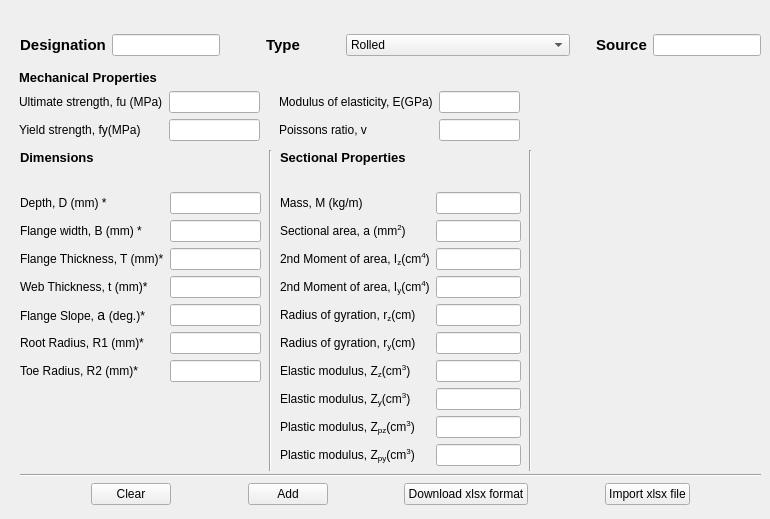
     <widget class="QWidget" name="tab_Column">
      <attribute name="title">
       <string>Column</string>
      </attribute>
      <widget class="QWidget" name="gridLayoutWidget_2">
       <property name="geometry">
        <rect>
         <x>20</x>
         <y>20</y>
         <width>741</width>
         <height>51</height>
        </rect>
       </property>
       <layout class="QGridLayout" name="gridLayout_24">
        <item row="1" column="6">
         <spacer name="horizontalSpacer_15">
          <property name="orientation">
           <enum>Qt::Horizontal</enum>
          </property>
          <property name="sizeType">
           <enum>QSizePolicy::Fixed</enum>
          </property>
          <property name="sizeHint" stdset="0">
           <size>
            <width>20</width>
            <height>20</height>
           </size>
          </property>
         </spacer>
        </item>
        <item row="1" column="0">
         <widget class="QLabel" name="label_12">
          <property name="font">
           <font>
            <pointsize>11</pointsize>
            <weight>75</weight>
            <bold>true</bold>
           </font>
          </property>
          <property name="text">
           <string>Designation</string>
          </property>
          <property name="alignment">
           <set>Qt::AlignCenter</set>
          </property>
         </widget>
        </item>
        <item row="1" column="7">
         <widget class="QLabel" name="label_14">
          <property name="font">
           <font>
            <pointsize>11</pointsize>
            <weight>75</weight>
            <bold>true</bold>
           </font>
          </property>
          <property name="text">
           <string>Source</string>
          </property>
          <property name="alignment">
           <set>Qt::AlignCenter</set>
          </property>
         </widget>
        </item>
        <item row="1" column="2">
         <spacer name="horizontalSpacer">
          <property name="orientation">
           <enum>Qt::Horizontal</enum>
          </property>
          <property name="sizeType">
           <enum>QSizePolicy::Fixed</enum>
          </property>
          <property name="sizeHint" stdset="0">
           <size>
            <width>40</width>
            <height>20</height>
           </size>
          </property>
         </spacer>
        </item>
        <item row="1" column="3">
         <widget class="QLabel" name="label_13">
          <property name="font">
           <font>
            <pointsize>11</pointsize>
            <weight>75</weight>
            <bold>true</bold>
           </font>
          </property>
          <property name="text">
           <string>Type</string>
          </property>
          <property name="alignment">
           <set>Qt::AlignJustify|Qt::AlignVCenter</set>
          </property>
         </widget>
        </item>
        <item row="1" column="8">
         <widget class="QLineEdit" name="lineEdit_Source_Column">
          <property name="sizePolicy">
           <sizepolicy hsizetype="Fixed" vsizetype="Fixed">
            <horstretch>0</horstretch>
            <verstretch>0</verstretch>
           </sizepolicy>
          </property>
         </widget>
        </item>
        <item row="1" column="1">
         <widget class="QLineEdit" name="lineEdit_Designation_Column">
          <property name="sizePolicy">
           <sizepolicy hsizetype="Fixed" vsizetype="Fixed">
            <horstretch>0</horstretch>
            <verstretch>0</verstretch>
           </sizepolicy>
          </property>
         </widget>
        </item>
        <item row="1" column="5">
         <widget class="QComboBox" name="comboBox_Column">
          <property name="sizePolicy">
           <sizepolicy hsizetype="MinimumExpanding" vsizetype="Fixed">
            <horstretch>0</horstretch>
            <verstretch>0</verstretch>
           </sizepolicy>
          </property>
          <property name="inputMethodHints">
           <set>Qt::ImhNone</set>
          </property>
          <property name="editable">
           <bool>false</bool>
          </property>
          <property name="currentIndex">
           <number>0</number>
          </property>
          <property name="Rolled" stdset="0">
           <bool>false</bool>
          </property>
          <item>
           <property name="text">
            <string>Rolled</string>
           </property>
          </item>
          <item>
           <property name="text">
            <string>Welded</string>
           </property>
          </item>
         </widget>
        </item>
        <item row="1" column="4">
         <spacer name="horizontalSpacer_16">
          <property name="orientation">
           <enum>Qt::Horizontal</enum>
          </property>
          <property name="sizeType">
           <enum>QSizePolicy::Maximum</enum>
          </property>
          <property name="sizeHint" stdset="0">
           <size>
            <width>40</width>
            <height>20</height>
           </size>
          </property>
         </spacer>
        </item>
       </layout>
      </widget>
      <widget class="QWidget" name="formLayoutWidget">
       <property name="geometry">
        <rect>
         <x>20</x>
         <y>150</y>
         <width>241</width>
         <height>329</height>
        </rect>
       </property>
       <layout class="QFormLayout" name="formLayout">
        <item row="0" column="0" colspan="2">
         <widget class="QLabel" name="label_20">
          <property name="font">
           <font>
            <pointsize>10</pointsize>
            <weight>75</weight>
            <bold>true</bold>
           </font>
          </property>
          <property name="text">
           <string>Dimensions</string>
          </property>
         </widget>
        </item>
        <item row="1" column="1">
         <spacer name="verticalSpacer_14">
          <property name="orientation">
           <enum>Qt::Vertical</enum>
          </property>
          <property name="sizeType">
           <enum>QSizePolicy::Fixed</enum>
          </property>
          <property name="sizeHint" stdset="0">
           <size>
            <width>20</width>
            <height>15</height>
           </size>
          </property>
         </spacer>
        </item>
        <item row="2" column="0">
         <widget class="QLabel" name="label_23">
          <property name="font">
           <font>
            <pointsize>9</pointsize>
           </font>
          </property>
          <property name="text">
           <string>Depth, D (mm) *</string>
          </property>
         </widget>
        </item>
        <item row="3" column="0">
         <widget class="QLabel" name="label_24">
          <property name="font">
           <font>
            <pointsize>9</pointsize>
           </font>
          </property>
          <property name="text">
           <string>Flange width, B (mm) *</string>
          </property>
         </widget>
        </item>
        <item row="4" column="0">
         <widget class="QLabel" name="label_25">
          <property name="font">
           <font>
            <pointsize>9</pointsize>
           </font>
          </property>
          <property name="text">
           <string>Flange Thickness, T (mm)*</string>
          </property>
         </widget>
        </item>
        <item row="5" column="0">
         <widget class="QLabel" name="label_26">
          <property name="font">
           <font>
            <pointsize>9</pointsize>
           </font>
          </property>
          <property name="text">
           <string>Web Thickness, t (mm)*</string>
          </property>
         </widget>
        </item>
        <item row="7" column="0">
         <widget class="QLabel" name="label_29">
          <property name="font">
           <font>
            <pointsize>9</pointsize>
           </font>
          </property>
          <property name="text">
           <string>Root Radius, R1 (mm)*</string>
          </property>
         </widget>
        </item>
        <item row="8" column="0">
         <widget class="QLabel" name="label_30">
          <property name="font">
           <font>
            <pointsize>9</pointsize>
           </font>
          </property>
          <property name="text">
           <string>Toe Radius, R2 (mm)*</string>
          </property>
         </widget>
        </item>
        <item row="2" column="1">
         <widget class="QLineEdit" name="lineEdit_Depth_Column"/>
        </item>
        <item row="3" column="1">
         <widget class="QLineEdit" name="lineEdit_FlangeWidth_Column"/>
        </item>
        <item row="4" column="1">
         <widget class="QLineEdit" name="lineEdit_FlangeThickness_Column"/>
        </item>
        <item row="5" column="1">
         <widget class="QLineEdit" name="lineEdit_WebThickness_Column"/>
        </item>
        <item row="6" column="1">
         <widget class="QLineEdit" name="lineEdit_FlangeSlope_Column"/>
        </item>
        <item row="7" column="1">
         <widget class="QLineEdit" name="lineEdit_RootRadius_Column"/>
        </item>
        <item row="8" column="1">
         <widget class="QLineEdit" name="lineEdit_ToeRadius_Column"/>
        </item>
        <item row="6" column="0">
         <widget class="QLabel" name="label_79">
          <property name="font">
           <font>
            <pointsize>9</pointsize>
           </font>
          </property>
          <property name="text">
           <string>&lt;html&gt;&lt;head/&gt;&lt;body&gt;&lt;p&gt;Flange Slope, &lt;span style=&quot; font-family:'Symbol'; font-size:large;&quot;&gt;a &lt;/span&gt;(deg.)*&lt;/p&gt;&lt;/body&gt;&lt;/html&gt;</string>
          </property>
         </widget>
        </item>
       </layout>
      </widget>
      <widget class="QWidget" name="horizontalLayoutWidget_5">
       <property name="geometry">
        <rect>
         <x>20</x>
         <y>479</y>
         <width>741</width>
         <height>31</height>
        </rect>
       </property>
       <layout class="QHBoxLayout" name="horizontalLayout_5">
        <item>
         <spacer name="horizontalSpacer_12">
          <property name="orientation">
           <enum>Qt::Horizontal</enum>
          </property>
          <property name="sizeHint" stdset="0">
           <size>
            <width>40</width>
            <height>20</height>
           </size>
          </property>
         </spacer>
        </item>
        <item>
         <widget class="QPushButton" name="pushButton_Clear_Column">
          <property name="text">
           <string>Clear</string>
          </property>
         </widget>
        </item>
        <item>
         <spacer name="horizontalSpacer_19">
          <property name="orientation">
           <enum>Qt::Horizontal</enum>
          </property>
          <property name="sizeHint" stdset="0">
           <size>
            <width>40</width>
            <height>20</height>
           </size>
          </property>
         </spacer>
        </item>
        <item>
         <widget class="QPushButton" name="pushButton_Add_Column">
          <property name="text">
           <string>Add</string>
          </property>
         </widget>
        </item>
        <item>
         <spacer name="horizontalSpacer_18">
          <property name="orientation">
           <enum>Qt::Horizontal</enum>
          </property>
          <property name="sizeHint" stdset="0">
           <size>
            <width>40</width>
            <height>20</height>
           </size>
          </property>
         </spacer>
        </item>
        <item>
         <widget class="QPushButton" name="pushButton_Download_Column">
          <property name="text">
           <string>Download xlsx format</string>
          </property>
         </widget>
        </item>
        <item>
         <spacer name="horizontalSpacer_20">
          <property name="orientation">
           <enum>Qt::Horizontal</enum>
          </property>
          <property name="sizeHint" stdset="0">
           <size>
            <width>40</width>
            <height>20</height>
           </size>
          </property>
         </spacer>
        </item>
        <item>
         <widget class="QPushButton" name="pushButton_Import_Column">
          <property name="text">
           <string>Import xlsx file</string>
          </property>
         </widget>
        </item>
        <item>
         <spacer name="horizontalSpacer_11">
          <property name="orientation">
           <enum>Qt::Horizontal</enum>
          </property>
          <property name="sizeHint" stdset="0">
           <size>
            <width>40</width>
            <height>20</height>
           </size>
          </property>
         </spacer>
        </item>
       </layout>
      </widget>
      <widget class="Line" name="line_9">
       <property name="geometry">
        <rect>
         <x>20</x>
         <y>460</y>
         <width>741</width>
         <height>31</height>
        </rect>
       </property>
       <property name="orientation">
        <enum>Qt::Horizontal</enum>
       </property>
      </widget>
      <widget class="QWidget" name="formLayoutWidget_2">
       <property name="geometry">
        <rect>
         <x>280</x>
         <y>150</y>
         <width>241</width>
         <height>321</height>
        </rect>
       </property>
       <layout class="QFormLayout" name="formLayout_2">
        <item row="0" column="0" colspan="2">
         <widget class="QLabel" name="label_21">
          <property name="font">
           <font>
            <pointsize>10</pointsize>
            <weight>75</weight>
            <bold>true</bold>
           </font>
          </property>
          <property name="text">
           <string>Sectional Properties</string>
          </property>
         </widget>
        </item>
        <item row="1" column="1">
         <spacer name="verticalSpacer_15">
          <property name="orientation">
           <enum>Qt::Vertical</enum>
          </property>
          <property name="sizeType">
           <enum>QSizePolicy::Fixed</enum>
          </property>
          <property name="sizeHint" stdset="0">
           <size>
            <width>20</width>
            <height>15</height>
           </size>
          </property>
         </spacer>
        </item>
        <item row="2" column="0">
         <widget class="QLabel" name="label_32">
          <property name="font">
           <font>
            <pointsize>9</pointsize>
           </font>
          </property>
          <property name="text">
           <string>Mass, M (kg/m)</string>
          </property>
         </widget>
        </item>
        <item row="3" column="0">
         <widget class="QLabel" name="label_31">
          <property name="font">
           <font>
            <pointsize>9</pointsize>
           </font>
          </property>
          <property name="text">
           <string>&lt;html&gt;&lt;head/&gt;&lt;body&gt;&lt;p&gt;Sectional area, a (mm&lt;span style=&quot; vertical-align:super;&quot;&gt;2&lt;/span&gt;)&lt;/p&gt;&lt;/body&gt;&lt;/html&gt;</string>
          </property>
         </widget>
        </item>
        <item row="4" column="0">
         <widget class="QLabel" name="label_33">
          <property name="font">
           <font>
            <pointsize>9</pointsize>
           </font>
          </property>
          <property name="text">
           <string>&lt;html&gt;&lt;head/&gt;&lt;body&gt;&lt;p&gt;2nd Moment of area, I&lt;span style=&quot; vertical-align:sub;&quot;&gt;z&lt;/span&gt;(cm&lt;span style=&quot; vertical-align:super;&quot;&gt;4&lt;/span&gt;)&lt;/p&gt;&lt;/body&gt;&lt;/html&gt;</string>
          </property>
         </widget>
        </item>
        <item row="5" column="0">
         <widget class="QLabel" name="label_34">
          <property name="text">
           <string>&lt;html&gt;&lt;head/&gt;&lt;body&gt;&lt;p&gt;&lt;span style=&quot; font-size:9pt;&quot;&gt;2nd Moment of area, I&lt;/span&gt;&lt;span style=&quot; font-size:9pt; vertical-align:sub;&quot;&gt;y&lt;/span&gt;&lt;span style=&quot; font-size:9pt;&quot;&gt;(cm&lt;/span&gt;&lt;span style=&quot; font-size:9pt; vertical-align:super;&quot;&gt;4&lt;/span&gt;&lt;span style=&quot; font-size:9pt;&quot;&gt;)&lt;/span&gt;&lt;/p&gt;&lt;/body&gt;&lt;/html&gt;</string>
          </property>
         </widget>
        </item>
        <item row="6" column="0">
         <widget class="QLabel" name="label_35">
          <property name="text">
           <string>&lt;html&gt;&lt;head/&gt;&lt;body&gt;&lt;p&gt;&lt;span style=&quot; font-size:9pt;&quot;&gt;Radius of gyration, r&lt;/span&gt;&lt;span style=&quot; font-size:9pt; vertical-align:sub;&quot;&gt;z&lt;/span&gt;&lt;span style=&quot; font-size:9pt;&quot;&gt;(cm)&lt;/span&gt;&lt;/p&gt;&lt;/body&gt;&lt;/html&gt;</string>
          </property>
         </widget>
        </item>
        <item row="7" column="0">
         <widget class="QLabel" name="label_36">
          <property name="text">
           <string>&lt;html&gt;&lt;head/&gt;&lt;body&gt;&lt;p&gt;&lt;span style=&quot; font-size:9pt;&quot;&gt;Radius of gyration, r&lt;/span&gt;&lt;span style=&quot; font-size:9pt; vertical-align:sub;&quot;&gt;y&lt;/span&gt;&lt;span style=&quot; font-size:9pt;&quot;&gt;(cm)&lt;/span&gt;&lt;/p&gt;&lt;/body&gt;&lt;/html&gt;</string>
          </property>
         </widget>
        </item>
        <item row="8" column="0">
         <widget class="QLabel" name="label_37">
          <property name="text">
           <string>&lt;html&gt;&lt;head/&gt;&lt;body&gt;&lt;p&gt;&lt;span style=&quot; font-size:9pt;&quot;&gt;Elastic modulus, Z&lt;/span&gt;&lt;span style=&quot; font-size:9pt; vertical-align:sub;&quot;&gt;z&lt;/span&gt;&lt;span style=&quot; font-size:9pt;&quot;&gt;(cm&lt;/span&gt;&lt;span style=&quot; font-size:9pt; vertical-align:super;&quot;&gt;3&lt;/span&gt;&lt;span style=&quot; font-size:9pt;&quot;&gt;)&lt;/span&gt;&lt;/p&gt;&lt;/body&gt;&lt;/html&gt;</string>
          </property>
         </widget>
        </item>
        <item row="9" column="0">
         <widget class="QLabel" name="label_41">
          <property name="text">
           <string>&lt;html&gt;&lt;head/&gt;&lt;body&gt;&lt;p&gt;&lt;span style=&quot; font-size:9pt;&quot;&gt;Elastic modulus, Z&lt;/span&gt;&lt;span style=&quot; font-size:9pt; vertical-align:sub;&quot;&gt;y&lt;/span&gt;&lt;span style=&quot; font-size:9pt;&quot;&gt;(cm&lt;/span&gt;&lt;span style=&quot; font-size:9pt; vertical-align:super;&quot;&gt;3&lt;/span&gt;&lt;span style=&quot; font-size:9pt;&quot;&gt;)&lt;/span&gt;&lt;/p&gt;&lt;/body&gt;&lt;/html&gt;</string>
          </property>
         </widget>
        </item>
        <item row="10" column="0">
         <widget class="QLabel" name="label_42">
          <property name="text">
           <string>&lt;html&gt;&lt;head/&gt;&lt;body&gt;&lt;p&gt;&lt;span style=&quot; font-size:9pt;&quot;&gt;Plastic modulus, Z&lt;/span&gt;&lt;span style=&quot; font-size:9pt; vertical-align:sub;&quot;&gt;pz&lt;/span&gt;&lt;span style=&quot; font-size:9pt;&quot;&gt;(cm&lt;/span&gt;&lt;span style=&quot; font-size:9pt; vertical-align:super;&quot;&gt;3&lt;/span&gt;&lt;span style=&quot; font-size:9pt;&quot;&gt;)&lt;/span&gt;&lt;/p&gt;&lt;/body&gt;&lt;/html&gt;</string>
          </property>
         </widget>
        </item>
        <item row="11" column="0">
         <widget class="QLabel" name="label_43">
          <property name="text">
           <string>&lt;html&gt;&lt;head/&gt;&lt;body&gt;&lt;p&gt;&lt;span style=&quot; font-size:9pt;&quot;&gt;Plastic modulus, Z&lt;/span&gt;&lt;span style=&quot; font-size:9pt; vertical-align:sub;&quot;&gt;py&lt;/span&gt;&lt;span style=&quot; font-size:9pt;&quot;&gt;(cm&lt;/span&gt;&lt;span style=&quot; font-size:9pt; vertical-align:super;&quot;&gt;3&lt;/span&gt;&lt;span style=&quot; font-size:9pt;&quot;&gt;)&lt;/span&gt;&lt;/p&gt;&lt;/body&gt;&lt;/html&gt;</string>
          </property>
         </widget>
        </item>
        <item row="2" column="1">
         <widget class="QLineEdit" name="lineEdit_Mass_Column"/>
        </item>
        <item row="3" column="1">
         <widget class="QLineEdit" name="lineEdit_SectionalArea_Column"/>
        </item>
        <item row="4" column="1">
         <widget class="QLineEdit" name="lineEdit_2ndMomentOfArea_Column"/>
        </item>
        <item row="5" column="1">
         <widget class="QLineEdit" name="lineEdit_2ndMomentOfArea_Column_2"/>
        </item>
        <item row="6" column="1">
         <widget class="QLineEdit" name="lineEdit_RadiusOfGyration_Column"/>
        </item>
        <item row="7" column="1">
         <widget class="QLineEdit" name="lineEdit_RadiusOfGyration_Column_2"/>
        </item>
        <item row="8" column="1">
         <widget class="QLineEdit" name="lineEdit_ElasticModulus_Column"/>
        </item>
        <item row="9" column="1">
         <widget class="QLineEdit" name="lineEdit_ElasticModulus_Column_2"/>
        </item>
        <item row="10" column="1">
         <widget class="QLineEdit" name="lineEdit_PlasticModulus_Column"/>
        </item>
        <item row="11" column="1">
         <widget class="QLineEdit" name="lineEdit_PlasticModulus_Column_2"/>
        </item>
       </layout>
      </widget>
      <widget class="Line" name="line_10">
       <property name="geometry">
        <rect>
         <x>255</x>
         <y>150</y>
         <width>31</width>
         <height>321</height>
        </rect>
       </property>
       <property name="orientation">
        <enum>Qt::Vertical</enum>
       </property>
      </widget>
      <widget class="Line" name="line_12">
       <property name="geometry">
        <rect>
         <x>510</x>
         <y>150</y>
         <width>41</width>
         <height>321</height>
        </rect>
       </property>
       <property name="orientation">
        <enum>Qt::Vertical</enum>
       </property>
      </widget>
      <widget class="QWidget" name="formLayoutWidget_3">
       <property name="geometry">
        <rect>
         <x>19</x>
         <y>70</y>
         <width>241</width>
         <height>81</height>
        </rect>
       </property>
       <layout class="QFormLayout" name="formLayout_3">
        <item row="0" column="0">
         <widget class="QLabel" name="label_44">
          <property name="font">
           <font>
            <pointsize>10</pointsize>
            <weight>75</weight>
            <bold>true</bold>
           </font>
          </property>
          <property name="text">
           <string>Mechanical Properties</string>
          </property>
         </widget>
        </item>
        <item row="1" column="0">
         <widget class="QLabel" name="label_46">
          <property name="text">
           <string>&lt;html&gt;&lt;head/&gt;&lt;body&gt;&lt;p&gt;&lt;span style=&quot; font-size:9pt;&quot;&gt;Ultimate strength, fu (MPa)&lt;/span&gt;&lt;/p&gt;&lt;/body&gt;&lt;/html&gt;</string>
          </property>
         </widget>
        </item>
        <item row="1" column="1">
         <widget class="QLineEdit" name="lineEdit_UltimateStrength_Column"/>
        </item>
        <item row="2" column="1">
         <widget class="QLineEdit" name="lineEdit_YieldStrength_Column"/>
        </item>
        <item row="2" column="0">
         <widget class="QLabel" name="label_45">
          <property name="text">
           <string>&lt;html&gt;&lt;head/&gt;&lt;body&gt;&lt;p&gt;&lt;span style=&quot; font-size:9pt;&quot;&gt;Yield strength, fy(MPa)&lt;/span&gt;&lt;/p&gt;&lt;/body&gt;&lt;/html&gt;</string>
          </property>
         </widget>
        </item>
       </layout>
      </widget>
      <widget class="QWidget" name="formLayoutWidget_4">
       <property name="geometry">
        <rect>
         <x>279</x>
         <y>70</y>
         <width>241</width>
         <height>81</height>
        </rect>
       </property>
       <layout class="QFormLayout" name="formLayout_4">
        <item row="0" column="1">
         <spacer name="verticalSpacer_16">
          <property name="orientation">
           <enum>Qt::Vertical</enum>
          </property>
          <property name="sizeType">
           <enum>QSizePolicy::Fixed</enum>
          </property>
          <property name="sizeHint" stdset="0">
           <size>
            <width>20</width>
            <height>15</height>
           </size>
          </property>
         </spacer>
        </item>
        <item row="1" column="0">
         <widget class="QLabel" name="label_48">
          <property name="text">
           <string>&lt;html&gt;&lt;head/&gt;&lt;body&gt;&lt;p&gt;&lt;span style=&quot; font-size:9pt;&quot;&gt;Modulus of elasticity, E(GPa)&lt;/span&gt;&lt;/p&gt;&lt;/body&gt;&lt;/html&gt;</string>
          </property>
         </widget>
        </item>
        <item row="1" column="1">
         <widget class="QLineEdit" name="lineEdit_ModulusOfElasticity_Column">
          <property name="sizePolicy">
           <sizepolicy hsizetype="Expanding" vsizetype="Fixed">
            <horstretch>0</horstretch>
            <verstretch>0</verstretch>
           </sizepolicy>
          </property>
         </widget>
        </item>
        <item row="2" column="0">
         <widget class="QLabel" name="label_47">
          <property name="text">
           <string>&lt;html&gt;&lt;head/&gt;&lt;body&gt;&lt;p&gt;&lt;span style=&quot; font-size:9pt;&quot;&gt;Poissons ratio, v&lt;/span&gt;&lt;/p&gt;&lt;/body&gt;&lt;/html&gt;</string>
          </property>
         </widget>
        </item>
        <item row="2" column="1">
         <widget class="QLineEdit" name="lineEdit_PoissonsRatio_Column">
          <property name="sizePolicy">
           <sizepolicy hsizetype="Expanding" vsizetype="Fixed">
            <horstretch>0</horstretch>
            <verstretch>0</verstretch>
           </sizepolicy>
          </property>
         </widget>
        </item>
       </layout>
      </widget>
      <widget class="QLabel" name="label_78">
       <property name="geometry">
        <rect>
         <x>540</x>
         <y>90</y>
         <width>211</width>
         <height>361</height>
        </rect>
       </property>
       <property name="text">
        <string/>
       </property>
       <property name="pixmap">
        <pixmap>../../../../../user_section2.png</pixmap>
       </property>
      </widget>
     </widget>
